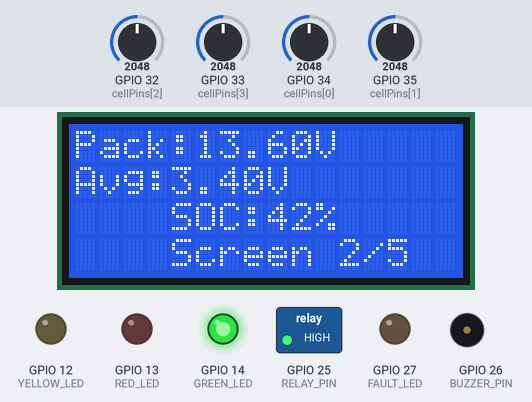
Simulated run of this sketch. Board: ESP32. Shown: 16×4 character LCD, switched loads named in the sketch (green lamp = pin HIGH), output pins drawn as LEDs (lit = HIGH), buzzer (waves = sounding). The inputs (shaded band) are chosen by the test bench; at power-on: GPIO 32 (cellPins[2]) = 2048, GPIO 33 (cellPins[3]) = 2048, GPIO 34 (cellPins[0]) = 2048, GPIO 35 (cellPins[1]) = 2048. WiFi joins after 1.5 s; servers stay silent unless stated; what the sketch prints to the serial monitor is not drawn.

Above: at 3.0 s.
3.1 s: GPIO 32 (cellPins[2]) set to 2367
At 5.2 s:
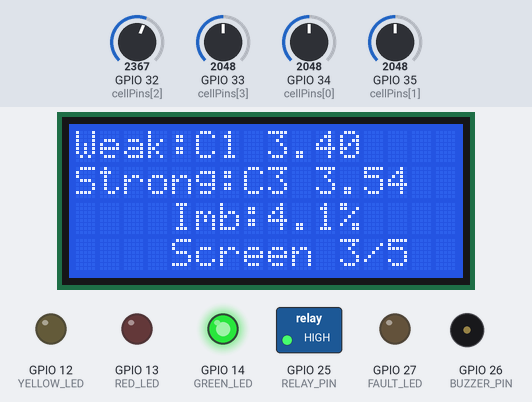
6.1 s: GPIO 32 (cellPins[2]) set to 2508
At 6.6 s:
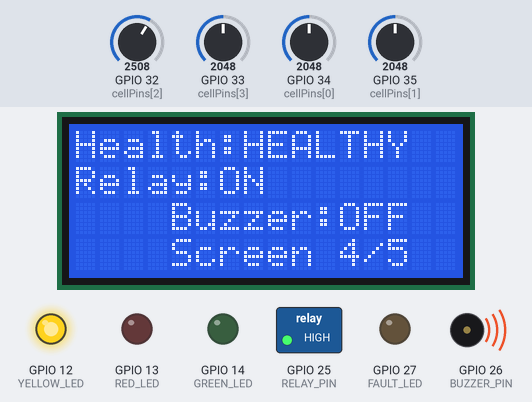
9.1 s: GPIO 33 (cellPins[3]) set to 1418
At 10.9 s:
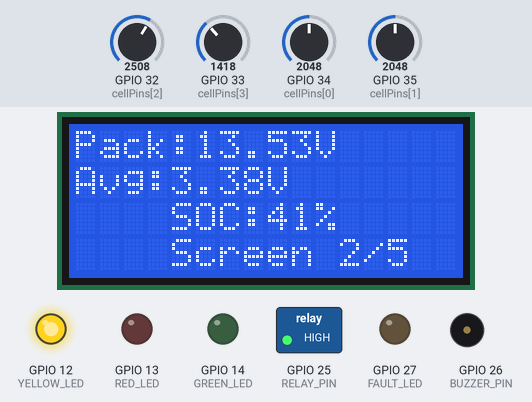
12.1 s: GPIO 33 (cellPins[3]) set to 1327
At 14.18 s:
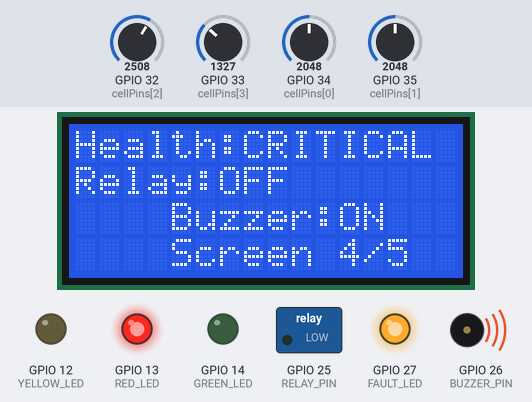
14.4 s: GPIO 34 (cellPins[0]) set to 236
At 16.51 s:
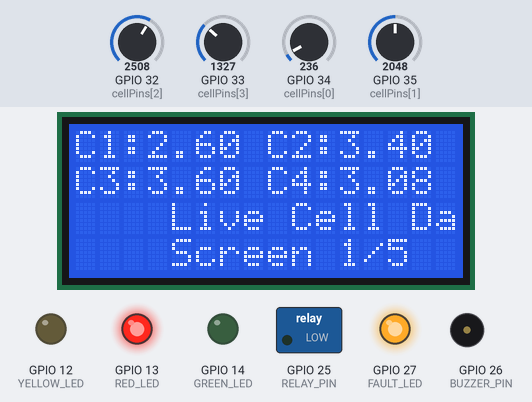
17.4 s: GPIO 34 (cellPins[0]) set to 214
At 22.92 s:
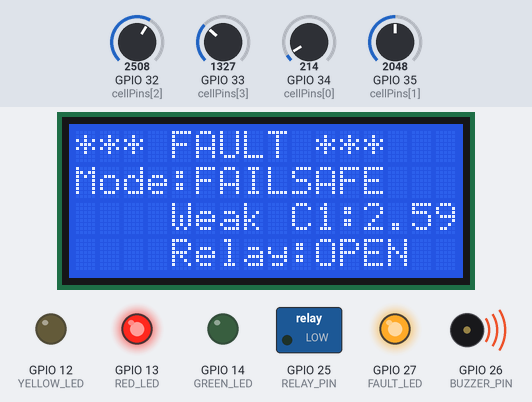
Timing chart, 0 to 25.6 s (numbered marks = the images above; inputs shaded):
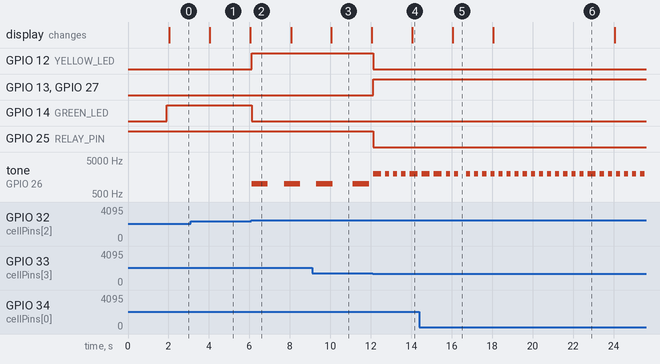

The sketch:

sketch.ino
```cpp
#define BLYNK_TEMPLATE_ID "TMPL3Zz9wsv1f"
#define BLYNK_TEMPLATE_NAME "BMS"
#define BLYNK_AUTH_TOKEN "VcFpeDWIiqotoGclsjfHoTpuDW1gqgUg"

#include <WiFi.h>
#include <BlynkSimpleEsp32.h>
#include <Wire.h>
#include <LiquidCrystal_I2C.h>

char ssid[] = "Wokwi-GUEST";
char pass[] = "";

LiquidCrystal_I2C lcd(0x27, 16, 4);

// ---------------- Pins ----------------
const int cellPins[4] = {34, 35, 32, 33};
const int RELAY_PIN = 25;
const int BUZZER_PIN = 26;
const int FAULT_LED = 27;

// Status LEDs
const int GREEN_LED  = 14; // Healthy
const int YELLOW_LED = 12; // Warning
const int RED_LED    = 13; // Alert

// ---------------- Data ----------------
float cellV[4];
float prevCellV[4] = {0,0,0,0};
float packVoltage;
float packAvg;
float imbalancePct;
float soc;
int weakestCell, strongestCell;

// Thresholds
const float V_MIN = 2.8;
const float V_MAX = 4.2;
const float V_CRITICAL_LOW = 2.6;
const float V_CRITICAL_HIGH = 4.3;
const float IMBALANCE_MINOR = 5.0;   // %
const float IMBALANCE_CRITICAL = 15.0;

// Battery health states
enum HealthState { HEALTHY, MINOR_IMBALANCE, CRITICAL_IMBALANCE, PACK_FAILURE };
HealthState healthState = HEALTHY;

// Runtime mode
enum RuntimeMode { NORMAL, DEGRADED, FAILSAFE, SHUTDOWN };
RuntimeMode runtimeMode = NORMAL;

// Relay / fault state
bool relayOn = true;
bool buzzerActive = false;
unsigned long lastRelayChange = 0;
const unsigned long RELAY_CHATTER_GUARD = 3000; // ms

// Fault flags
bool faultSensor = false;
bool faultOvervoltage = false;
bool faultWeakCell = false;
bool faultRapidFluctuation = false;
bool faultFrozenADC = false;

// Fault log structure
struct FaultEntry {
  unsigned long timestamp;
  String description;
};
FaultEntry faultLog[10];
int faultLogIndex = 0;
int faultLogCount = 0;

// ---------------- Timing (non-blocking) ----------------
unsigned long lastSensorRead = 0;
const unsigned long SENSOR_INTERVAL = 200;

unsigned long lastLCDUpdate = 0;
const unsigned long LCD_INTERVAL = 2000; // screen rotation
int lcdScreen = 0;
const int NUM_SCREENS = 4;

unsigned long lastBuzzerToggle = 0;
bool buzzerState = false;

unsigned long lastBlynkSend = 0;
const unsigned long BLYNK_MIN_INTERVAL = 500; // throttle

unsigned long lastFrozenCheck = 0;
float lastRawSum = -1;
unsigned long frozenSince = 0;

// WiFi reconnect
unsigned long lastWifiCheck = 0;
bool wifiWasConnected = false;
bool pendingTelemetrySync = false;
bool wifiConnectingMsgPrinted = false;

// ---------------- Helper: voltage conversion ----------------
float readCellVoltage(int pin) {
  int raw = analogRead(pin);
  float v = 2.5 + (raw / 4095.0) * (4.3 - 2.5);
  return v;
}

// ---------------- Fault logging ----------------
void logFault(String desc) {
  faultLog[faultLogIndex].timestamp = millis();
  faultLog[faultLogIndex].description = desc;
  faultLogIndex = (faultLogIndex + 1) % 10;
  if (faultLogCount < 10) faultLogCount++;
  Serial.println("[FAULT] " + desc);
}

// ---------------- Sensor reading & analytics ----------------
void readSensorsAndAnalyze() {
  float sum = 0;
  for (int i = 0; i < 4; i++) {
    int raw = analogRead(cellPins[i]);

    if (raw == 0 || raw >= 4095) {
      if (!faultSensor) {
        faultSensor = true;
        logFault("Sensor anomaly on Cell " + String(i+1) + " (raw=" + String(raw) + ")");
      }
    }

    cellV[i] = 2.5 + (raw / 4095.0) * (4.3 - 2.5);

    if (abs(cellV[i] - prevCellV[i]) > 0.3) {
      faultRapidFluctuation = true;
      logFault("Rapid fluctuation Cell " + String(i+1));
    } else {
      faultRapidFluctuation = false;
    }
    prevCellV[i] = cellV[i];
    sum += cellV[i];
  }

  if (abs(sum - lastRawSum) < 0.0005) {
    if (frozenSince == 0) frozenSince = millis();
    if (millis() - frozenSince > 5000) {
      if (!faultFrozenADC) {
        faultFrozenADC = true;
        logFault("Frozen ADC detected - identical readings >5s");
      }
    }
  } else {
    frozenSince = 0;
    faultFrozenADC = false;
  }
  lastRawSum = sum;

  packAvg = sum / 4.0;
  packVoltage = sum;
  soc = ((packAvg - V_MIN) / (V_MAX - V_MIN)) * 100.0;

  if (soc < 0) soc = 0;
  if (soc > 100) soc = 100;
  Serial.println("---------------");
  Serial.print("Pack Voltage: ");
  Serial.print(packVoltage);
  Serial.println(" V");
  Serial.print("SOC: ");
  Serial.print(soc);
  Serial.println("%");
  Serial.print("Imbalance: ");
  Serial.print(imbalancePct);
  Serial.println("%");
  Serial.print("Weakest Cell: C");
  Serial.println(weakestCell + 1);
  Serial.print("Strongest Cell: C");
  Serial.println(strongestCell + 1);

  weakestCell = 0; strongestCell = 0;
  for (int i = 1; i < 4; i++) {
    if (cellV[i] < cellV[weakestCell]) weakestCell = i;
    if (cellV[i] > cellV[strongestCell]) strongestCell = i;
  }

  imbalancePct = ((cellV[strongestCell] - cellV[weakestCell]) / packAvg) * 100.0;

  faultOvervoltage = false;
  for (int i = 0; i < 4; i++) {
    if (cellV[i] >= V_CRITICAL_HIGH) faultOvervoltage = true;
  }

  faultWeakCell = (cellV[weakestCell] <= V_CRITICAL_LOW);

  if (faultOvervoltage || faultWeakCell || imbalancePct >= IMBALANCE_CRITICAL) {
    healthState = (faultOvervoltage || faultWeakCell) ? PACK_FAILURE : CRITICAL_IMBALANCE;
  } else if (imbalancePct >= IMBALANCE_MINOR) {
    healthState = MINOR_IMBALANCE;
  } else {
    healthState = HEALTHY;
  }
}

// ---------------- Protection logic (event-driven, non-blocking) ----------------
void runProtectionLogic() {
  bool criticalCondition = (healthState == PACK_FAILURE) || (healthState == CRITICAL_IMBALANCE)
                            || faultOvervoltage || faultWeakCell;

  if (criticalCondition && relayOn) {
    if (millis() - lastRelayChange > RELAY_CHATTER_GUARD) {
      relayOn = false;
      digitalWrite(RELAY_PIN, LOW);
      lastRelayChange = millis();
      logFault("Relay OPENED due to critical condition");
    }
  } else if (!criticalCondition && !relayOn) {
    if (millis() - lastRelayChange > RELAY_CHATTER_GUARD) {
      relayOn = true;
      digitalWrite(RELAY_PIN, HIGH);
      lastRelayChange = millis();
      logFault("Relay CLOSED - condition recovered");
    }
  }

  buzzerActive = criticalCondition || (healthState == MINOR_IMBALANCE);
  if (buzzerActive) {
    unsigned long interval = criticalCondition ? 200 : 800;
    if (millis() - lastBuzzerToggle >= interval) {
      buzzerState = !buzzerState;
      // ✅ ONLY CHANGE: ledcWriteTone instead of digitalWrite (ESP32 buzzer needs PWM)
      if (buzzerState) {
        ledcWriteTone(BUZZER_PIN, criticalCondition ? 2000 : 1000);
      } else {
        ledcWriteTone(BUZZER_PIN, 0);
      }
      lastBuzzerToggle = millis();
    }
  } else {
    ledcWriteTone(BUZZER_PIN, 0);  // ✅ ONLY CHANGE: was digitalWrite(BUZZER_PIN, LOW)
    buzzerState = false;
  }

  digitalWrite(FAULT_LED, criticalCondition ? HIGH : LOW);
}

// ---------------- Runtime mode management ----------------
void updateRuntimeMode() {
  int activeFaults = faultSensor + faultOvervoltage + faultWeakCell + faultRapidFluctuation + faultFrozenADC;

  if (healthState == PACK_FAILURE && activeFaults >= 2) {
    runtimeMode = SHUTDOWN;
  } else if (healthState == PACK_FAILURE || faultOvervoltage || faultWeakCell) {
    runtimeMode = FAILSAFE;
  } else if (activeFaults > 0 || healthState == CRITICAL_IMBALANCE) {
    runtimeMode = DEGRADED;
  } else {
    runtimeMode = NORMAL;
  }

  if (runtimeMode == NORMAL) {
    faultSensor = false;
    faultFrozenADC = false;
  }
}

// ---------------- Status LED indication ----------------
void updateStatusLEDs() {
  digitalWrite(GREEN_LED, LOW);
  digitalWrite(YELLOW_LED, LOW);
  digitalWrite(RED_LED, LOW);

  switch (healthState) {
    case HEALTHY:
      digitalWrite(GREEN_LED, HIGH);
      break;
    case MINOR_IMBALANCE:
      digitalWrite(YELLOW_LED, HIGH);
      break;
    case CRITICAL_IMBALANCE:
    case PACK_FAILURE:
      digitalWrite(RED_LED, HIGH);
      break;
  }

  if (runtimeMode == FAILSAFE || runtimeMode == SHUTDOWN) {
    digitalWrite(GREEN_LED, LOW);
    digitalWrite(YELLOW_LED, LOW);
    digitalWrite(RED_LED, HIGH);
  } else if (runtimeMode == DEGRADED && healthState == HEALTHY) {
    digitalWrite(GREEN_LED, HIGH);
    digitalWrite(YELLOW_LED, LOW);

  }
}

// ---------------- LCD HMI ----------------
void updateLCD()
{
// ================= CRITICAL FAULT OVERRIDE =================
  if (runtimeMode == SHUTDOWN || runtimeMode == FAILSAFE)
 {
  lcd.clear();
  lcd.setCursor(0,0);
  lcd.print("*** FAULT ***");
  lcd.setCursor(0,1);
  lcd.print("Mode:");
  lcd.print(runtimeMode == SHUTDOWN ? "SHUTDOWN" : "FAILSAFE");
  lcd.setCursor(0,2);
  lcd.print("Weak C");
  lcd.print(weakestCell+1);
  lcd.print(":");
  lcd.print(cellV[weakestCell],2);
  lcd.print("V");
  lcd.setCursor(0,3);
  lcd.print("Relay:OPEN");
  return;
 }
 lcd.clear();
 switch(lcdScreen)
 {
 // ==================================================
 // SCREEN 1 : CELL VOLTAGES
 // ==================================================
  case 0:

   lcd.setCursor(0,0);
   lcd.print("C1:");
   lcd.print(cellV[0],2);
   lcd.print(" C2:");
   lcd.print(cellV[1],2);
   lcd.setCursor(0,1);
   lcd.print("C3:");
   lcd.print(cellV[2],2);
   lcd.print(" C4:");
   lcd.print(cellV[3],2);
   lcd.setCursor(0,2);
   lcd.print("Live Cell Data");
   lcd.setCursor(0,3);
   lcd.print("Screen 1/5");
   break;
 // ==================================================
 // SCREEN 2 : PACK DATA
 // ==================================================
  case 1:

   lcd.setCursor(0,0);
   lcd.print("Pack:");
   lcd.print(packVoltage,2);
   lcd.print("V");
   lcd.setCursor(0,1);
   lcd.print("Avg:");
   lcd.print(packAvg,2);
   lcd.print("V");
   lcd.setCursor(0,2);
   lcd.print("SOC:");
   lcd.print((int)soc);
   lcd.print("%");
   lcd.setCursor(0,3);
   lcd.print("Screen 2/5");

   break;
 // ==================================================
 // SCREEN 3 : ANALYTICS
 // ==================================================
  case 2:
   lcd.setCursor(0,0);
   lcd.print("Weak:C");
   lcd.print(weakestCell+1);
   lcd.print(" ");
   lcd.print(cellV[weakestCell],2);
   lcd.setCursor(0,1);
   lcd.print("Strong:C");
   lcd.print(strongestCell+1);
   lcd.print(" ");
   lcd.print(cellV[strongestCell],2);
   lcd.setCursor(0,2);
   lcd.print("Imb:");
   lcd.print(imbalancePct,1);
   lcd.print("%");
   lcd.setCursor(0,3);
   lcd.print("Screen 3/5");

   break;
 // ==================================================
 // SCREEN 4 : PROTECTION STATUS
 // ==================================================
  case 3:

   lcd.setCursor(0,0);
   lcd.print("Health:");
  switch(healthState) {

     case HEALTHY:
       lcd.print("HEALTHY");
       break;

     case MINOR_IMBALANCE:
       lcd.print("WARNING");
       break;

     case CRITICAL_IMBALANCE:
       lcd.print("CRITICAL");
       break;

     case PACK_FAILURE:
       lcd.print("FAILURE");
       break;
   }

   lcd.setCursor(0,1);
   lcd.print("Relay:");
   lcd.print(relayOn ? "ON" : "OFF");
   lcd.setCursor(0,2);
   lcd.print("Buzzer:");
   lcd.print(buzzerActive ? "ON" : "OFF");
   lcd.setCursor(0,3);
   lcd.print("Screen 4/5");

   break;
 // ==================================================
 // SCREEN 5 : DIAGNOSTICS
 // ==================================================
  case 4:

   lcd.setCursor(0,0);
   lcd.print("Mode:");

   switch(runtimeMode) {

     case NORMAL:
       lcd.print("NORMAL");
       break;

     case DEGRADED:
       lcd.print("DEGRADE");
       break;

    case FAILSAFE:
        lcd.print("FAILSAFE");
       break;

     case SHUTDOWN:
       lcd.print("SHUTDOWN");
       break;
   }

   lcd.setCursor(0,1);
   lcd.print("S:");
   lcd.print(faultSensor);
   lcd.print(" O:");
   lcd.print(faultOvervoltage);
   lcd.print(" W:");
   lcd.print(faultWeakCell);
   lcd.setCursor(0,2);
   lcd.print("F:");
   lcd.print(faultFrozenADC);
   lcd.print(" R:");
   lcd.print(faultRapidFluctuation);
   lcd.setCursor(0,3);
   lcd.print("Logs:");
   lcd.print(faultLogCount);
   break;

 }
}

// ---------------- Blynk telemetry (event-driven) ----------------
HealthState lastSentHealth = HEALTHY;
RuntimeMode lastSentMode = NORMAL;
bool lastSentRelay = true;

void sendTelemetryIfNeeded() {
  if (millis() - lastBlynkSend < BLYNK_MIN_INTERVAL) return;
  if (!Blynk.connected()) return;

  bool stateChanged = (healthState != lastSentHealth) || (runtimeMode != lastSentMode) || (relayOn != lastSentRelay);
  bool thresholdViolation = faultOvervoltage || faultWeakCell || (imbalancePct >= IMBALANCE_CRITICAL);

  if (stateChanged || thresholdViolation || pendingTelemetrySync) {
    Blynk.virtualWrite(V0, cellV[0]);
    Blynk.virtualWrite(V1, cellV[1]);
    Blynk.virtualWrite(V2, cellV[2]);
    Blynk.virtualWrite(V3, cellV[3]);
    Blynk.virtualWrite(V4, packAvg);
    Blynk.virtualWrite(V5, packVoltage);
    Blynk.virtualWrite(V6, soc);
    Blynk.virtualWrite(V7, imbalancePct);
    Blynk.virtualWrite(V8, (int)healthState);
    Blynk.virtualWrite(V9, (int)runtimeMode);
    Blynk.virtualWrite(V10, relayOn ? 1 : 0);
    Blynk.virtualWrite(V11, WiFi.RSSI());
    Blynk.virtualWrite(V12, weakestCell + 1);
    Blynk.virtualWrite(V13, strongestCell + 1);

    lastSentHealth = healthState;
    lastSentMode = runtimeMode;
    lastSentRelay = relayOn;
    lastBlynkSend = millis();
    pendingTelemetrySync = false;
  }
}

// ---------------- WiFi management ----------------
void manageWiFi() {
  if (millis() - lastWifiCheck < 1000) return;
  lastWifiCheck = millis();

  bool connected = (WiFi.status() == WL_CONNECTED);

  if (connected && !wifiWasConnected) {
    Serial.println("[WiFi] Connected successfully!");
    Serial.print("[WiFi] IP Address: ");
    Serial.println(WiFi.localIP());
    Serial.print("[WiFi] Signal strength (RSSI): ");
    Serial.print(WiFi.RSSI());
    Serial.println(" dBm");
    pendingTelemetrySync = true;
    logFault("WiFi connected - syncing telemetry");
  }
  if (!connected && wifiWasConnected) {
    Serial.println("[WiFi] Connection lost!");
    logFault("WiFi connection lost");
  }
  wifiWasConnected = connected;

  if (!connected) {
    Serial.println("[WiFi] Attempting to reconnect...");
    Blynk.connect(500);
  }
}

// ---------------- Setup ----------------
void setup() {
  Serial.begin(115200);
  for (int i = 0; i < 4; i++) pinMode(cellPins[i], INPUT);
  pinMode(RELAY_PIN, OUTPUT);
  // ✅ ONLY CHANGE: ledcAttach instead of pinMode for buzzer (ESP32 PWM setup)
  ledcAttach(BUZZER_PIN, 2000, 8);
  pinMode(FAULT_LED, OUTPUT);
  pinMode(GREEN_LED, OUTPUT);
  pinMode(YELLOW_LED, OUTPUT);
  pinMode(RED_LED, OUTPUT);
  digitalWrite(RELAY_PIN, HIGH);

  Wire.begin();
  lcd.init();
  lcd.backlight();
  lcd.setCursor(0,0);
  lcd.print("Battery Intel Sys");
  lcd.setCursor(0,1);
  lcd.print("Booting...");

  Serial.println("[WiFi] Connecting to WiFi...");
  WiFi.begin(ssid, pass);

  unsigned long startAttempt = millis();
  while (WiFi.status() != WL_CONNECTED && millis() - startAttempt < 10000) {
    Serial.print(".");
    delay(300);
  }
  Serial.println();

  if (WiFi.status() == WL_CONNECTED) {
    Serial.println("[WiFi] Connected successfully!");
    Serial.print("[WiFi] IP Address: ");
    Serial.println(WiFi.localIP());
    Serial.print("[WiFi] Signal strength (RSSI): ");
    Serial.print(WiFi.RSSI());
    Serial.println(" dBm");
    wifiWasConnected = true;
  } else {
    Serial.println("[WiFi] Initial connection failed, will retry in loop...");
    wifiWasConnected = false;
  }

  Blynk.config(BLYNK_AUTH_TOKEN);
  Blynk.connect(3000);
}

// ---------------- Main loop (non-blocking) ----------------
void loop() {
  if (Blynk.connected()) Blynk.run();

  unsigned long now = millis();

  if (now - lastSensorRead >= SENSOR_INTERVAL) {
    lastSensorRead = now;
    readSensorsAndAnalyze();
    runProtectionLogic();
    updateRuntimeMode();
    updateStatusLEDs();
    sendTelemetryIfNeeded();
  }

  if (now - lastLCDUpdate >= LCD_INTERVAL) {
    lastLCDUpdate = now;
    if (runtimeMode != FAILSAFE && runtimeMode != SHUTDOWN) {
      lcdScreen = (lcdScreen + 1) % NUM_SCREENS;
    }
    updateLCD();
  }

  manageWiFi();
}
```

Measured:
- the behaviour switches between 2439 and 2440 on GPIO 32 (cellPins[2]) (found by bisection; images 1 and 2)
- the behaviour switches between 1357 and 1356 on GPIO 33 (cellPins[3]) (found by bisection; images 3 and 4)
- the behaviour switches between 228 and 227 on GPIO 34 (cellPins[0]) (found by bisection; images 5 and 6)
- after the input at 6.1 s, GPIO 12 (YELLOW_LED): LOW → HIGH at once; GPIO 14 (GREEN_LED): HIGH → LOW at once; tone on GPIO 26 (BUZZER_PIN): alternates 1000 Hz for 0.80 s and silent for 0.80 s, starting at once
- after the input at 12.1 s, GPIO 12 (YELLOW_LED), GPIO 25 (RELAY_PIN): HIGH → LOW at once; GPIO 13 (RED_LED), GPIO 27 (FAULT_LED): LOW → HIGH at once; the display: changes after 1.9 s (image 4)
- after the input at 14.4 s, the display: changes after 1.7 s (image 5)
- after the input at 17.4 s, the display: changes after 0.65 s (image 6)
